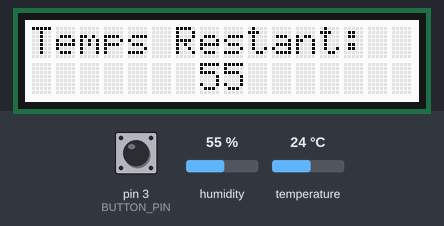
The sketch below on a simulated Arduino Uno, built with avr-gcc and run on an emulated ATmega328P. On the bench: 16×2 character LCD. The test bench sets the inputs (shaded band); at power-on: temperature 24 °C, humidity 55 %, pin 3 (BUTTON_PIN) HIGH.

Above: at 1.2 s.
1.3 s: temperature set to 12 °C
At 10.9 s:
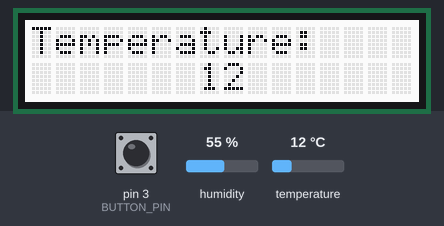
11.6 s: humidity set to 22 %
At 20.8 s:
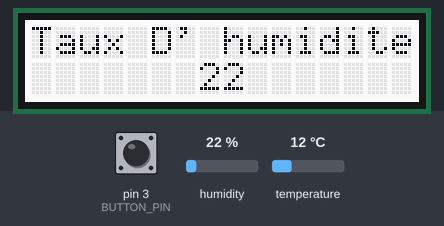
Timing chart, 0 to 22.3 s (numbered marks = the images above; inputs shaded):
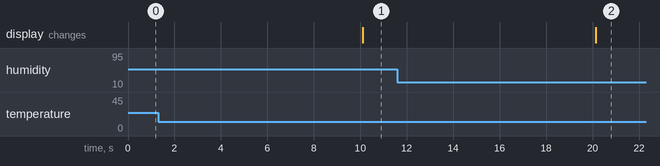

The sketch:

sketch_mar17a.ino
```cpp
#include <rgb_lcd.h>
#include <Wire.h>
#include <DHT.h>

// Constantes , a changer selon l'envie:
const int BUTTON_PIN = 3; // La pin du bouton
const int SHORT_PRESS_TIME = 1000; // 1000 millisecondes
const int LONG_PRESS_TIME = 3000; // 3000 millisecondes
const int NO_PRESS_TIME = 0; // 0 milliseconds (C'est une pression btw)


// Variables qui changent:
int lastState = LOW;
int currentState;
unsigned long pressedTime  = 0;
unsigned long releasedTime = 0;
long pressDuration = releasedTime - pressedTime;


rgb_lcd LCD_RGB;
DHT dht_2_DHT22(2,DHT22);


void setup() {
  LCD_RGB.begin(16, 2);
  Serial.begin(9600);
  pinMode(BUTTON_PIN, INPUT_PULLUP);

  pinMode(3, INPUT);
dht_2_DHT22.begin();
}


void loop() {
  // état du bouton
  currentState = digitalRead(BUTTON_PIN);

  if(lastState == HIGH && currentState == LOW)        // bouton pressé
    pressedTime = millis();
  else if(lastState == LOW && currentState == HIGH) { // bouton relaché
    releasedTime = millis();

    long pressDuration = releasedTime - pressedTime;

      if( pressDuration < NO_PRESS_TIME )
      LCD_RGB.clear(); //Bloc pour Horloge
      LCD_RGB.clear();
      LCD_RGB.setCursor(0,0);
      LCD_RGB.print("Temps Restant:");
      LCD_RGB.setCursor(7,1);
      LCD_RGB.print((int)(dht_2_DHT22.readHumidity()));
      delay(10000);


      if( pressDuration < SHORT_PRESS_TIME )
      LCD_RGB.clear();
      LCD_RGB.clear();
      LCD_RGB.setCursor(0,0);
      LCD_RGB.print("Temperature:");
      LCD_RGB.setCursor(7,1);
      LCD_RGB.print((int)(dht_2_DHT22.readTemperature()));
      delay(10000);


      if( pressDuration < LONG_PRESS_TIME )
      LCD_RGB.clear(); //Bloc pour Humidité
      LCD_RGB.clear();
      LCD_RGB.setCursor(0,0);
      LCD_RGB.print("Taux D\' humidite:");
      LCD_RGB.setCursor(7,1);
      LCD_RGB.print((int)(dht_2_DHT22.readHumidity()));
      delay(10000);


  }

  // save the the last state
  lastState = currentState;
}
```

Measured:
- after the input at 1.3 s, the display: changes after 8.8 s (image 1)
- after the input at 11.6 s, the display: changes after 8.5 s (image 2)
